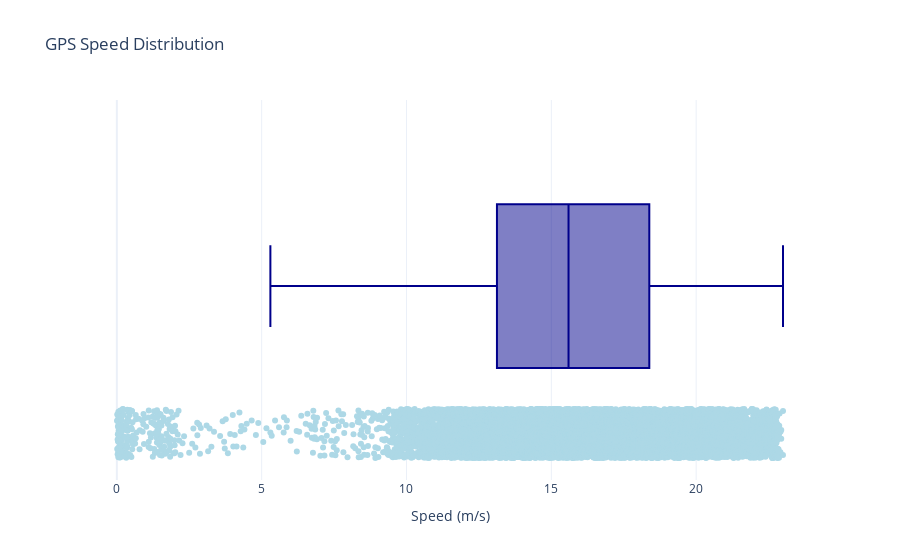

Notebook cell for this chart:
### Code cell
import re
import plotly.express as px
import plotly.graph_objects as go
import plotly

# Function to extract GPS Speed information from the file
def extract_gps_speeds(filename):
    with open(filename, 'r') as file:
        content = file.read()

    # Regular expression to find GPS Speed
    speed_pattern = r"GPS Speed\s+:\s+([\d.]+)"
    speeds = [float(match) for match in re.findall(speed_pattern, content)]
    return speeds

# Plot a boxplot of the speed distribution using Plotly
def plot_speed_distribution(speeds):
    fig = go.Figure()

    # Add box plot to the figure
    fig.add_trace(go.Box(
        x=speeds,
        name="GPS Speeds",
        boxpoints="all",  # Show all points
        jitter=0.3,  # Spread out the points
        pointpos=-1.8,  # Position the points
        marker=dict(color="lightblue"),
        line=dict(color="darkblue")
    ))

    # Update layout
    fig.update_layout(
        title="GPS Speed Distribution",
        xaxis_title="Speed (m/s)",
        yaxis_title="",
        xaxis=dict(showgrid=True),
        yaxis=dict(showticklabels=False),
        template="plotly_white"
    )

    fig.show()

# Main execution
if __name__ == "__main__":
    # Display the Plotly version
    print(f"Plotly version: {plotly.__version__}")

    #filename = "gopro-kart.txt"
    gps_speeds = extract_gps_speeds(filename)
    print(f"Extracted {len(gps_speeds)} GPS speeds.")
    plot_speed_distribution(gps_speeds)

### Figure 1 — Plotly figure (JSON) as saved in the notebook; plotly's stock layout.template omitted (floating-point values rounded to 4 significant figures; data arrays with more than 128 entries replaced by an {"elided": "..."} marker saying what was removed)
{"data": [{"boxpoints": "all", "jitter": 0.3, "line": {"color": "darkblue"}, "marker": {"color": "lightblue"}, "name": "GPS Speeds", "pointpos": -1.8, "type": "box", "x": {"elided": "9681 float values"}}], "layout": {"title": {"text": "GPS Speed Distribution"}, "xaxis": {"showgrid": true, "title": {"text": "Speed (m/s)"}}, "yaxis": {"showticklabels": false, "title": {"text": ""}}}}
